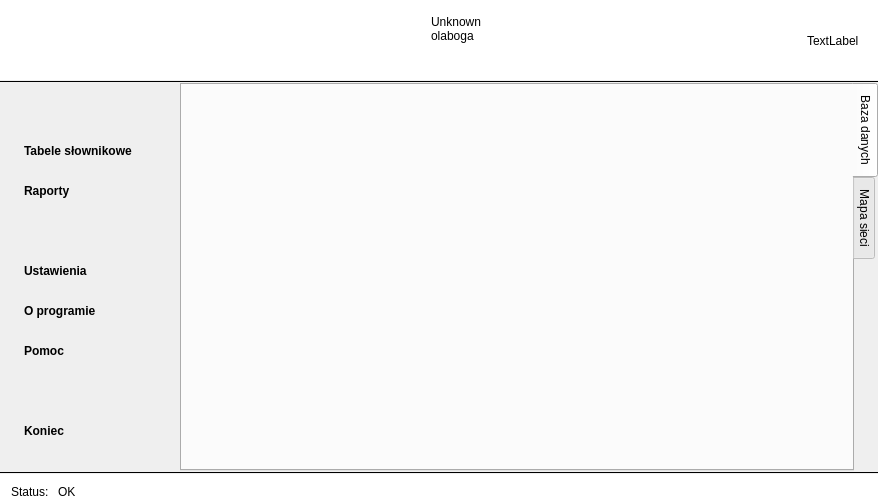
<?xml version="1.0" encoding="UTF-8"?>
<ui version="4.0">
 <class>MainWindow</class>
 <widget class="QWidget" name="MainWindow">
  <property name="geometry">
   <rect>
    <x>0</x>
    <y>0</y>
    <width>878</width>
    <height>501</height>
   </rect>
  </property>
  <property name="windowTitle">
   <string>METRYKI</string>
  </property>
  <property name="styleSheet">
   <string notr="true"/>
  </property>
  <layout class="QVBoxLayout" name="verticalLayout">
   <property name="spacing">
    <number>0</number>
   </property>
   <property name="leftMargin">
    <number>0</number>
   </property>
   <property name="topMargin">
    <number>0</number>
   </property>
   <property name="rightMargin">
    <number>0</number>
   </property>
   <property name="bottomMargin">
    <number>0</number>
   </property>
   <item>
    <widget class="QWidget" name="widget" native="true">
     <property name="maximumSize">
      <size>
       <width>16777215</width>
       <height>80</height>
      </size>
     </property>
     <property name="styleSheet">
      <string notr="true">background-color: rgb(255, 255, 255);</string>
     </property>
     <layout class="QHBoxLayout" name="horizontalLayout_2">
      <item>
       <spacer name="horizontalSpacer_2">
        <property name="orientation">
         <enum>Qt::Horizontal</enum>
        </property>
        <property name="sizeHint" stdset="0">
         <size>
          <width>416</width>
          <height>20</height>
         </size>
        </property>
       </spacer>
      </item>
      <item>
       <widget class="QTextEdit" name="headerEdit">
        <property name="palette">
         <palette>
          <active>
           <colorrole role="Button">
            <brush brushstyle="SolidPattern">
             <color alpha="255">
              <red>255</red>
              <green>255</green>
              <blue>255</blue>
             </color>
            </brush>
           </colorrole>
           <colorrole role="Base">
            <brush brushstyle="SolidPattern">
             <color alpha="255">
              <red>255</red>
              <green>255</green>
              <blue>255</blue>
             </color>
            </brush>
           </colorrole>
           <colorrole role="Window">
            <brush brushstyle="SolidPattern">
             <color alpha="255">
              <red>255</red>
              <green>255</green>
              <blue>255</blue>
             </color>
            </brush>
           </colorrole>
          </active>
          <inactive>
           <colorrole role="Button">
            <brush brushstyle="SolidPattern">
             <color alpha="255">
              <red>255</red>
              <green>255</green>
              <blue>255</blue>
             </color>
            </brush>
           </colorrole>
           <colorrole role="Base">
            <brush brushstyle="SolidPattern">
             <color alpha="255">
              <red>255</red>
              <green>255</green>
              <blue>255</blue>
             </color>
            </brush>
           </colorrole>
           <colorrole role="Window">
            <brush brushstyle="SolidPattern">
             <color alpha="255">
              <red>255</red>
              <green>255</green>
              <blue>255</blue>
             </color>
            </brush>
           </colorrole>
          </inactive>
          <disabled>
           <colorrole role="Button">
            <brush brushstyle="SolidPattern">
             <color alpha="255">
              <red>255</red>
              <green>255</green>
              <blue>255</blue>
             </color>
            </brush>
           </colorrole>
           <colorrole role="Base">
            <brush brushstyle="SolidPattern">
             <color alpha="255">
              <red>255</red>
              <green>255</green>
              <blue>255</blue>
             </color>
            </brush>
           </colorrole>
           <colorrole role="Window">
            <brush brushstyle="SolidPattern">
             <color alpha="255">
              <red>255</red>
              <green>255</green>
              <blue>255</blue>
             </color>
            </brush>
           </colorrole>
          </disabled>
         </palette>
        </property>
        <property name="styleSheet">
         <string notr="true">text-align: right;</string>
        </property>
        <property name="frameShape">
         <enum>QFrame::NoFrame</enum>
        </property>
        <property name="readOnly">
         <bool>true</bool>
        </property>
        <property name="html">
         <string>&lt;!DOCTYPE HTML PUBLIC &quot;-//W3C//DTD HTML 4.0//EN&quot; &quot;http://www.w3.org/TR/REC-html40/strict.dtd&quot;&gt;
&lt;html&gt;&lt;head&gt;&lt;meta name=&quot;qrichtext&quot; content=&quot;1&quot; /&gt;&lt;style type=&quot;text/css&quot;&gt;
p, li { white-space: pre-wrap; }
&lt;/style&gt;&lt;/head&gt;&lt;body style=&quot; font-family:'Sans Serif'; font-size:9pt; font-weight:400; font-style:normal;&quot;&gt;
&lt;p style=&quot; margin-top:0px; margin-bottom:0px; margin-left:0px; margin-right:0px; -qt-block-indent:0; text-indent:0px;&quot;&gt;Unknown&lt;/p&gt;
&lt;p style=&quot; margin-top:0px; margin-bottom:0px; margin-left:0px; margin-right:0px; -qt-block-indent:0; text-indent:0px;&quot;&gt;olaboga&lt;/p&gt;&lt;/body&gt;&lt;/html&gt;</string>
        </property>
       </widget>
      </item>
      <item>
       <widget class="QLabel" name="headerGraphic">
        <property name="minimumSize">
         <size>
          <width>60</width>
          <height>60</height>
         </size>
        </property>
        <property name="maximumSize">
         <size>
          <width>16777215</width>
          <height>60</height>
         </size>
        </property>
        <property name="text">
         <string>TextLabel</string>
        </property>
       </widget>
      </item>
     </layout>
    </widget>
   </item>
   <item>
    <widget class="Line" name="line">
     <property name="frameShadow">
      <enum>QFrame::Plain</enum>
     </property>
     <property name="orientation">
      <enum>Qt::Horizontal</enum>
     </property>
    </widget>
   </item>
   <item>
    <widget class="QWidget" name="widget_2" native="true">
     <property name="styleSheet">
      <string notr="true"/>
     </property>
     <layout class="QHBoxLayout" name="horizontalLayout_3">
      <property name="leftMargin">
       <number>0</number>
      </property>
      <property name="topMargin">
       <number>0</number>
      </property>
      <property name="rightMargin">
       <number>0</number>
      </property>
      <property name="bottomMargin">
       <number>0</number>
      </property>
      <item>
       <widget class="QWidget" name="widget_5" native="true">
        <layout class="QVBoxLayout" name="verticalLayout_3">
         <item>
          <spacer name="verticalSpacer_4">
           <property name="orientation">
            <enum>Qt::Vertical</enum>
           </property>
           <property name="sizeType">
            <enum>QSizePolicy::Fixed</enum>
           </property>
           <property name="sizeHint" stdset="0">
            <size>
             <width>20</width>
             <height>40</height>
            </size>
           </property>
          </spacer>
         </item>
         <item>
          <widget class="QCommandLinkButton" name="commandLinkButton">
           <property name="text">
            <string>Tabele słownikowe</string>
           </property>
           <property name="iconSize">
            <size>
             <width>0</width>
             <height>20</height>
            </size>
           </property>
           <property name="checkable">
            <bool>false</bool>
           </property>
          </widget>
         </item>
         <item>
          <widget class="QCommandLinkButton" name="commandLinkButton_6">
           <property name="text">
            <string>Raporty</string>
           </property>
           <property name="iconSize">
            <size>
             <width>0</width>
             <height>0</height>
            </size>
           </property>
          </widget>
         </item>
         <item>
          <spacer name="verticalSpacer_3">
           <property name="orientation">
            <enum>Qt::Vertical</enum>
           </property>
           <property name="sizeType">
            <enum>QSizePolicy::Fixed</enum>
           </property>
           <property name="sizeHint" stdset="0">
            <size>
             <width>20</width>
             <height>40</height>
            </size>
           </property>
          </spacer>
         </item>
         <item>
          <widget class="QCommandLinkButton" name="commandLinkButton_3">
           <property name="text">
            <string>Ustawienia</string>
           </property>
           <property name="iconSize">
            <size>
             <width>0</width>
             <height>20</height>
            </size>
           </property>
           <property name="checkable">
            <bool>false</bool>
           </property>
           <property name="checked">
            <bool>false</bool>
           </property>
          </widget>
         </item>
         <item>
          <widget class="QCommandLinkButton" name="commandLinkButton_4">
           <property name="text">
            <string>O programie</string>
           </property>
           <property name="iconSize">
            <size>
             <width>0</width>
             <height>20</height>
            </size>
           </property>
           <property name="checkable">
            <bool>false</bool>
           </property>
          </widget>
         </item>
         <item>
          <widget class="QCommandLinkButton" name="commandLinkButton_5">
           <property name="text">
            <string>Pomoc</string>
           </property>
           <property name="iconSize">
            <size>
             <width>0</width>
             <height>20</height>
            </size>
           </property>
           <property name="checkable">
            <bool>false</bool>
           </property>
          </widget>
         </item>
         <item>
          <spacer name="verticalSpacer">
           <property name="orientation">
            <enum>Qt::Vertical</enum>
           </property>
           <property name="sizeType">
            <enum>QSizePolicy::Fixed</enum>
           </property>
           <property name="sizeHint" stdset="0">
            <size>
             <width>20</width>
             <height>40</height>
            </size>
           </property>
          </spacer>
         </item>
         <item>
          <widget class="QCommandLinkButton" name="commandLinkButton_2">
           <property name="text">
            <string>Koniec</string>
           </property>
           <property name="iconSize">
            <size>
             <width>0</width>
             <height>0</height>
            </size>
           </property>
          </widget>
         </item>
         <item>
          <spacer name="verticalSpacer_2">
           <property name="orientation">
            <enum>Qt::Vertical</enum>
           </property>
           <property name="sizeHint" stdset="0">
            <size>
             <width>20</width>
             <height>40</height>
            </size>
           </property>
          </spacer>
         </item>
        </layout>
       </widget>
      </item>
      <item>
       <widget class="QTabWidget" name="tabWidget">
        <property name="tabPosition">
         <enum>QTabWidget::East</enum>
        </property>
        <property name="tabShape">
         <enum>QTabWidget::Rounded</enum>
        </property>
        <property name="currentIndex">
         <number>0</number>
        </property>
        <property name="elideMode">
         <enum>Qt::ElideNone</enum>
        </property>
        <property name="documentMode">
         <bool>false</bool>
        </property>
        <widget class="QWidget" name="tab">
         <attribute name="title">
          <string>Baza danych</string>
         </attribute>
        </widget>
        <widget class="QWidget" name="tab_2">
         <attribute name="title">
          <string>Mapa sieci</string>
         </attribute>
         <layout class="QHBoxLayout" name="horizontalLayout_5">
          <property name="leftMargin">
           <number>0</number>
          </property>
          <property name="topMargin">
           <number>0</number>
          </property>
          <property name="rightMargin">
           <number>0</number>
          </property>
          <property name="bottomMargin">
           <number>0</number>
          </property>
         </layout>
        </widget>
       </widget>
      </item>
     </layout>
    </widget>
   </item>
   <item>
    <widget class="Line" name="line_2">
     <property name="frameShadow">
      <enum>QFrame::Plain</enum>
     </property>
     <property name="orientation">
      <enum>Qt::Horizontal</enum>
     </property>
    </widget>
   </item>
   <item>
    <widget class="QWidget" name="widget_3" native="true">
     <property name="maximumSize">
      <size>
       <width>16777215</width>
       <height>30</height>
      </size>
     </property>
     <property name="styleSheet">
      <string notr="true">background-color: rgb(255, 255, 255);</string>
     </property>
     <layout class="QHBoxLayout" name="horizontalLayout">
      <property name="topMargin">
       <number>9</number>
      </property>
      <property name="bottomMargin">
       <number>0</number>
      </property>
      <item>
       <widget class="QLabel" name="label">
        <property name="text">
         <string>Status: </string>
        </property>
       </widget>
      </item>
      <item>
       <widget class="QLabel" name="statusLabel">
        <property name="text">
         <string>OK</string>
        </property>
       </widget>
      </item>
      <item>
       <spacer name="horizontalSpacer">
        <property name="orientation">
         <enum>Qt::Horizontal</enum>
        </property>
        <property name="sizeHint" stdset="0">
         <size>
          <width>779</width>
          <height>18</height>
         </size>
        </property>
       </spacer>
      </item>
     </layout>
    </widget>
   </item>
  </layout>
 </widget>
 <layoutdefault spacing="6" margin="11"/>
 <resources/>
 <connections/>
</ui>
